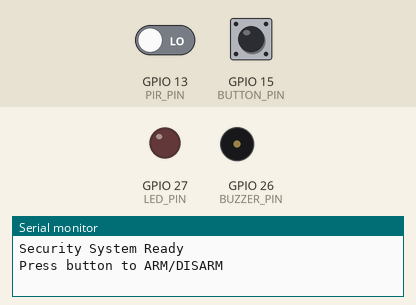
Simulated run of this program. Board: ESP32. Parts: output pins drawn as LEDs (lit = HIGH), buzzer (waves = sounding), the last lines printed to the serial monitor. The test bench sets the inputs (shaded band); at power-on: GPIO 15 (BUTTON_PIN) HIGH, GPIO 13 (PIR_PIN) LOW.

Above: at 1.2 s.
1.3 s: GPIO 15 (BUTTON_PIN) pulled LOW for 0.15 s
2.9 s: GPIO 13 (PIR_PIN) driven HIGH
At 3.7 s:
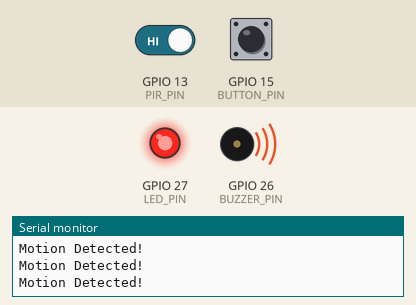
4.4 s: GPIO 15 (BUTTON_PIN) pulled LOW for 1 s
At 5.2 s:
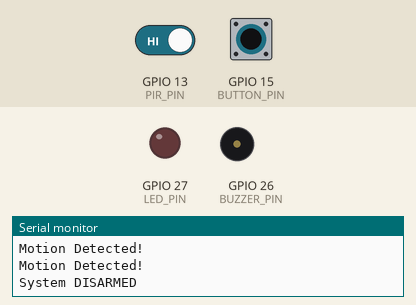
6.9 s: GPIO 15 (BUTTON_PIN) pulled LOW for 3.2 s
At 8.3 s:
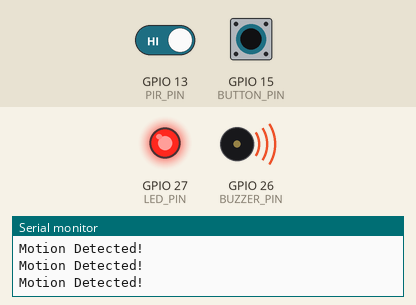
11.6 s: GPIO 13 (PIR_PIN) driven LOW
At 11.9 s:
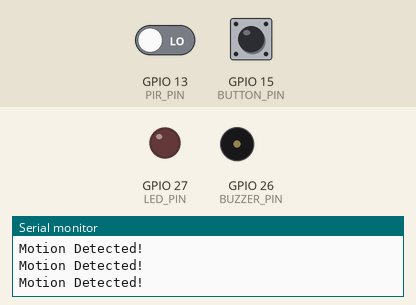
Timing chart, 0 to 14.1 s (numbered marks = the images above; inputs shaded):
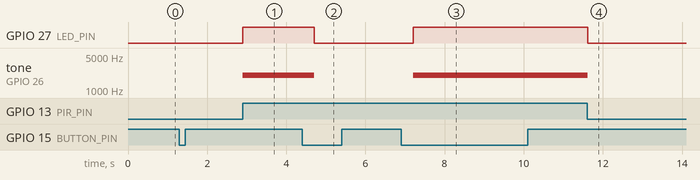

The program:

main.cpp
```cpp
#include <Arduino.h>

#define PIR_PIN      13
#define BUZZER_PIN   26
#define LED_PIN      27
#define BUTTON_PIN   15

bool systemArmed = false;
bool lastButtonState = HIGH;

void setup() {

Serial.begin(115200);

pinMode(PIR_PIN, INPUT);

pinMode(BUZZER_PIN, OUTPUT);
pinMode(LED_PIN, OUTPUT);

// Internal Pull-Up
pinMode(BUTTON_PIN, INPUT_PULLUP);

Serial.println("Security System Ready");
Serial.println("Press button to ARM/DISARM");
}

void loop() {

// ===== Button Handling =====

bool currentButtonState = digitalRead(BUTTON_PIN);

if (lastButtonState == HIGH &&
currentButtonState == LOW) {


systemArmed = !systemArmed;

if (systemArmed)
  Serial.println("System ARMED");
else
  Serial.println("System DISARMED");

delay(300); // debounce


}

lastButtonState = currentButtonState;

// ===== Motion Detection =====

if (systemArmed) {


int motion = digitalRead(PIR_PIN);

if (motion == HIGH) {

  Serial.println("Motion Detected!");

  digitalWrite(LED_PIN, HIGH);

  // Generate alarm sound (2 KHz)
  tone(BUZZER_PIN, 2000);

} else {

  digitalWrite(LED_PIN, LOW);

  // Stop buzzer sound
  noTone(BUZZER_PIN);
}


} else {


digitalWrite(LED_PIN, LOW);

// Stop buzzer when system is disarmed
noTone(BUZZER_PIN);


}

delay(100);
}
```

Measured:
- after the input at 2.9 s, GPIO 27 (LED_PIN): LOW → HIGH at once; tone on GPIO 26 (BUZZER_PIN): silent → 2000 Hz at once
- after the input at 4.4 s, GPIO 27 (LED_PIN): HIGH → LOW after 0.30 s; tone on GPIO 26 (BUZZER_PIN): 2000 Hz → silent after 0.30 s
- after the input at 6.9 s, GPIO 27 (LED_PIN): LOW → HIGH after 0.30 s; tone on GPIO 26 (BUZZER_PIN): silent → 2000 Hz after 0.30 s
- after the input at 11.6 s, GPIO 27 (LED_PIN): HIGH → LOW at once; tone on GPIO 26 (BUZZER_PIN): 2000 Hz → silent at once
